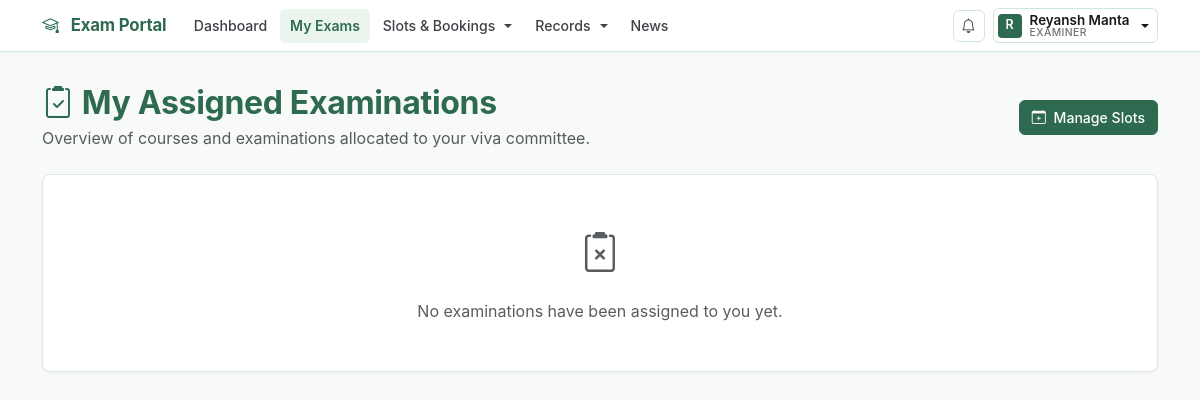
Page /examiner/examinations (signed in) on the earlier database version.
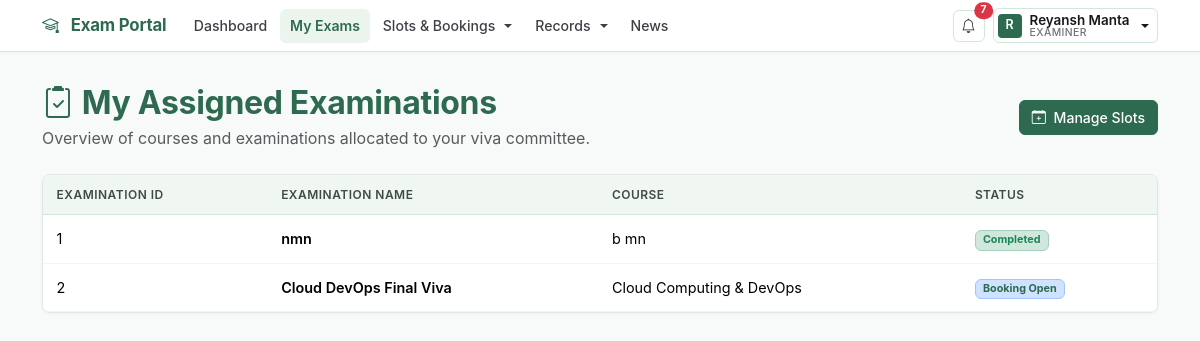
Same page on the later database version.
### models.py (models this page shows, shortened)
class Examination(db.Model):
    id = db.Column(db.Integer, primary_key=True)
    name = db.Column(db.String(100), nullable=False)
    course_id = db.Column(
        db.Integer, db.ForeignKey("course.id"), nullable=False
    )
    status = db.Column(db.String(30), default="Draft")
    slot_creation_start = db.Column(db.String(30))
    slot_creation_end = db.Column(db.String(30))
    booking_start = db.Column(db.String(30))
    booking_end = db.Column(db.String(30))
    slot_creation_open = db.Column(db.Boolean, default=False)
    booking_open = db.Column(db.Boolean, default=False)
    course = db.relationship("Course", backref="examinations")

class Course(db.Model):
    id = db.Column(db.Integer, primary_key=True)
    name = db.Column(db.String(100), nullable=False)
    description = db.Column(db.String(500))

### routes/examiner.py (the view)
    @app.route("/examiner/examinations")
    @role_required("Examiner")
    def examiner_examinations():
        examiner_id = session["user_id"]
        examinations = Examination.query.join(
            ExaminationSlot
        ).filter(
            ExaminationSlot.examiner_id == examiner_id
        ).distinct().all()
        return render_template(
            "examiner_examinations.html",
            examinations=examinations
        )

### app.py (called while the page is built)
@app.context_processor
def inject_global_data():
    unread_count = 0
    if "user_id" in session:
        unread_count = Notification.query.filter_by(
            user_id=session["user_id"],
            is_read=False,
        ).count()
    return {"unread_notifications_count": unread_count}

### helpers.py (called while the page is built)
def role_required(required_role):
    def decorator(fn):
        @wraps(fn)
        def wrapper(*args, **kwargs):
            if "user_id" not in session:
                return redirect(url_for("login"))
            user = User.query.get(session["user_id"])
            if not user or not user.is_active:
                session.clear()
                return redirect(url_for("login"))
            if user.role != required_role:
                abort(403)
            if user.role == "Examiner" and not user.is_approved:
                session.clear()
                return redirect(url_for("login"))
            return fn(*args, **kwargs)
        return wrapper
    return decorator

### templates/examiner_examinations.html (shortened to what this page needs)
{% extends "base.html" %}
{% block content %}
<div class="container mt-4">
    <div class="d-flex justify-content-between align-items-center mb-4">
        <div>
            <h2 class="fw-bold mb-1" style="color: var(--color-primary);">
                <i class="bi bi-clipboard2-check me-2" style="color: var(--color-accent);"></i>My Assigned Examinations
            </h2>
            <p class="text-muted mb-0">Overview of courses and examinations allocated to your viva committee.</p>
        </div>
        <a href="{{ url_for('examiner_slots') }}" class="btn btn-warm-primary">
            <i class="bi bi-calendar-plus me-1"></i> Manage Slots
        </a>
    </div>
    {% if examinations %}
    <div class="card shadow-sm">
        <div class="card-body p-0">
            <div class="table-responsive">
                <table class="table table-hover align-middle mb-0">
                    <thead class="warm-thead">
                        <tr>
                            <th>Examination ID</th>
                            <th>Examination Name</th>
                            <th>Course</th>
                            <th>Status</th>
                        </tr>
                    </thead>
                    <tbody>
                        {% for examination in examinations %}
                        <tr>
                            <td>{{ examination.id }}</td>
                            <td class="fw-semibold">{{ examination.name }}</td>
                            <td>{{ examination.course.name }}</td>
                            <td>
                                {% if examination.status == 'Completed' %}
                                    <span class="badge bg-success-subtle text-success border border-success-subtle">Completed</span>
                                {% elif examination.status == 'Booking Open' %}
                                    <span class="badge bg-primary-subtle text-primary border border-primary-subtle">Booking Open</span>
                                {% elif examination.status == 'Slot Creation' %}
                                    <span class="badge bg-info-subtle text-info border border-info-subtle">Slot Creation</span>
                                {% elif examination.status == 'Closed' %}
                                    <span class="badge bg-danger-subtle text-danger border border-danger-subtle">Closed</span>
                                {% else %}
                                    <span class="badge bg-warning-subtle text-warning border border-warning-subtle">{{ examination.status }}</span>
                                {% endif %}
                            </td>
                        </tr>
                        {% endfor %}
                    </tbody>
                </table>
            </div>
        </div>
    </div>
    {% else %}
    <div class="card shadow-sm">
        <div class="card-body text-center py-5">
            <i class="bi bi-clipboard2-x fs-1 mb-3 d-block text-muted"></i>
            <p class="text-muted mb-0">No examinations have been assigned to you yet.</p>
        </div>
    </div>
    {% endif %}
</div>
{% endblock %}

### templates/base.html (shortened to what the changed rows need)
<!DOCTYPE html>
<html lang="en">
<head>
    <link href="https://cdn.jsdelivr.net/npm/bootstrap@5.3.3/dist/css/bootstrap.min.css" rel="stylesheet">
    <link href="https://cdn.jsdelivr.net/npm/bootstrap-icons@1.11.3/font/bootstrap-icons.min.css" rel="stylesheet">
</head>
<body>
    <nav class="navbar navbar-expand-lg fixed-top site-navbar">
        <div class="container">
            <div class="collapse navbar-collapse" id="navbarNav">
                {% if session.get("user_id") %}
                    <div class="d-flex align-items-center gap-2 ms-auto flex-shrink-0 mt-3 mt-lg-0">
                        <a href="{{ url_for('notifications_view') }}" class="btn-nav-bell position-relative" title="Notifications">
                            <i class="bi bi-bell"></i>
                            {% if unread_notifications_count and unread_notifications_count > 0 %}
                            <span class="position-absolute top-0 start-100 translate-middle badge rounded-pill bg-danger" style="font-size: 0.65rem;">
                                {{ unread_notifications_count }}
                            </span>
                            {% endif %}
                        </a>
                    </div>
                {% else %}
                    <div class="d-flex gap-2 ms-auto flex-shrink-0 mt-3 mt-lg-0">
                        <a href="{{ url_for('login') }}" class="btn-nav-outline">Sign In</a>
                        <a href="{{ url_for('register') }}" class="btn btn-primary btn-sm px-3">Register</a>
                    </div>
                {% endif %}
            </div>
        </div>
    </nav>
    <main class="pb-4">
        {% block content %}{% endblock %}
    </main>
</body>
</html>

Differences in the rows shown:
now on this page (row edited): Examination: id "1", name "nmn", course.name "b mn", status "Completed"
now on this page (row edited): Examination: id "2", name "Cloud DevOps Final Viva", course.name "Cloud Computing & DevOps", status "Booking Open"
Other differences:
{{ unread_notifications_count }}: (not shown) → "7"
text no longer shown: "No examinations have been assigned to you yet."
text now shown: "EXAMINATION ID EXAMINATION NAME COURSE STATUS"
